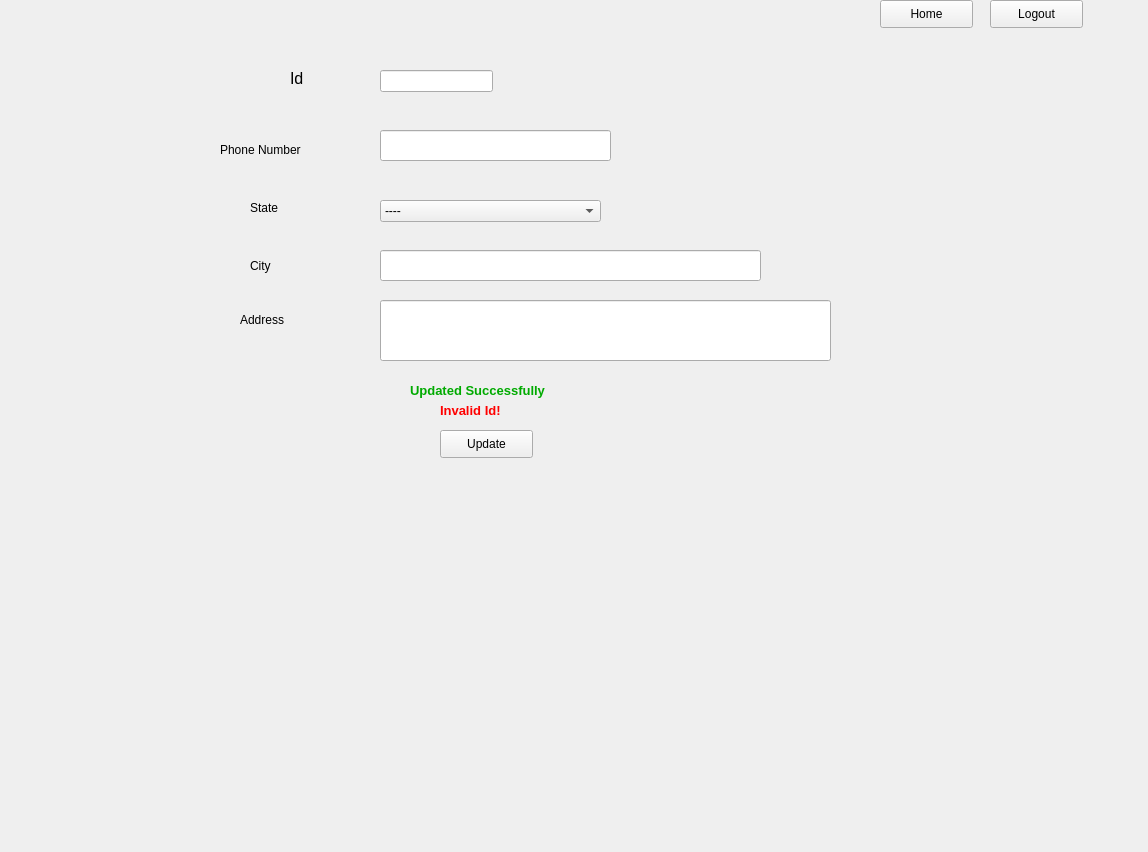
<?xml version="1.0" encoding="UTF-8"?>
<ui version="4.0">
 <class>Form</class>
 <widget class="QWidget" name="Form">
  <property name="geometry">
   <rect>
    <x>0</x>
    <y>0</y>
    <width>1148</width>
    <height>852</height>
   </rect>
  </property>
  <property name="windowTitle">
   <string>Form</string>
  </property>
  <widget class="QComboBox" name="StateComboBox">
   <property name="geometry">
    <rect>
     <x>380</x>
     <y>200</y>
     <width>221</width>
     <height>22</height>
    </rect>
   </property>
   <item>
    <property name="text">
     <string>----</string>
    </property>
   </item>
   <item>
    <property name="text">
     <string>National Capital Territory of Delhi</string>
    </property>
   </item>
   <item>
    <property name="text">
     <string>Andra Pradesh</string>
    </property>
   </item>
   <item>
    <property name="text">
     <string>Arunachal Pradesh</string>
    </property>
   </item>
   <item>
    <property name="text">
     <string>Assam</string>
    </property>
   </item>
   <item>
    <property name="text">
     <string>Bihar</string>
    </property>
   </item>
   <item>
    <property name="text">
     <string>Chattisgarh</string>
    </property>
   </item>
   <item>
    <property name="text">
     <string>Goa</string>
    </property>
   </item>
   <item>
    <property name="text">
     <string>Gujrat</string>
    </property>
   </item>
   <item>
    <property name="text">
     <string>Haryana</string>
    </property>
   </item>
   <item>
    <property name="text">
     <string>Himachal Pradesh</string>
    </property>
   </item>
   <item>
    <property name="text">
     <string>Jharkhand</string>
    </property>
   </item>
   <item>
    <property name="text">
     <string>Karnataka</string>
    </property>
   </item>
   <item>
    <property name="text">
     <string>Kerala</string>
    </property>
   </item>
   <item>
    <property name="text">
     <string>Madhya Pradesh</string>
    </property>
   </item>
   <item>
    <property name="text">
     <string>Maharashtra</string>
    </property>
   </item>
   <item>
    <property name="text">
     <string>Manipur</string>
    </property>
   </item>
   <item>
    <property name="text">
     <string>Meghalaya</string>
    </property>
   </item>
   <item>
    <property name="text">
     <string>Mizoram</string>
    </property>
   </item>
   <item>
    <property name="text">
     <string>Nagaland</string>
    </property>
   </item>
   <item>
    <property name="text">
     <string>Odisha</string>
    </property>
   </item>
   <item>
    <property name="text">
     <string>Punjab</string>
    </property>
   </item>
   <item>
    <property name="text">
     <string>Rajasthan</string>
    </property>
   </item>
   <item>
    <property name="text">
     <string>Sikkim</string>
    </property>
   </item>
   <item>
    <property name="text">
     <string>Tamil Nadu</string>
    </property>
   </item>
   <item>
    <property name="text">
     <string>Telangana</string>
    </property>
   </item>
   <item>
    <property name="text">
     <string>Tripura</string>
    </property>
   </item>
   <item>
    <property name="text">
     <string>Uttar Pradesh</string>
    </property>
   </item>
   <item>
    <property name="text">
     <string>Uttrakhand</string>
    </property>
   </item>
   <item>
    <property name="text">
     <string>West Bengal</string>
    </property>
   </item>
   <item>
    <property name="text">
     <string>Andaman &amp; Nicobar</string>
    </property>
   </item>
   <item>
    <property name="text">
     <string>Chandigarh</string>
    </property>
   </item>
   <item>
    <property name="text">
     <string>Dadra &amp; Nagar Haveli &amp; Daman &amp; Diu</string>
    </property>
   </item>
   <item>
    <property name="text">
     <string>Jammu &amp; Kashmir</string>
    </property>
   </item>
   <item>
    <property name="text">
     <string>Ladakh</string>
    </property>
   </item>
   <item>
    <property name="text">
     <string>Lakshadweep</string>
    </property>
   </item>
   <item>
    <property name="text">
     <string>Puducherry</string>
    </property>
   </item>
  </widget>
  <widget class="QLabel" name="AddressLabel">
   <property name="geometry">
    <rect>
     <x>240</x>
     <y>310</y>
     <width>81</width>
     <height>20</height>
    </rect>
   </property>
   <property name="styleSheet">
    <string notr="true">font: 12pt &quot;MS Shell Dlg 2&quot;;</string>
   </property>
   <property name="text">
    <string>Address</string>
   </property>
  </widget>
  <widget class="QLabel" name="CityLabel">
   <property name="geometry">
    <rect>
     <x>250</x>
     <y>250</y>
     <width>55</width>
     <height>31</height>
    </rect>
   </property>
   <property name="styleSheet">
    <string notr="true">font: 12pt &quot;MS Shell Dlg 2&quot;;</string>
   </property>
   <property name="text">
    <string>City</string>
   </property>
  </widget>
  <widget class="QLabel" name="StateLabel">
   <property name="geometry">
    <rect>
     <x>250</x>
     <y>200</y>
     <width>55</width>
     <height>16</height>
    </rect>
   </property>
   <property name="styleSheet">
    <string notr="true">font: 12pt &quot;MS Shell Dlg 2&quot;;</string>
   </property>
   <property name="text">
    <string>State</string>
   </property>
  </widget>
  <widget class="QLineEdit" name="AddressLineEdit">
   <property name="geometry">
    <rect>
     <x>380</x>
     <y>300</y>
     <width>451</width>
     <height>61</height>
    </rect>
   </property>
  </widget>
  <widget class="QLineEdit" name="CityLineEdit">
   <property name="geometry">
    <rect>
     <x>380</x>
     <y>250</y>
     <width>381</width>
     <height>31</height>
    </rect>
   </property>
  </widget>
  <widget class="QLabel" name="PhoneNumLabel">
   <property name="geometry">
    <rect>
     <x>220</x>
     <y>139</y>
     <width>141</width>
     <height>21</height>
    </rect>
   </property>
   <property name="styleSheet">
    <string notr="true">font: 12pt &quot;MS Shell Dlg 2&quot;;</string>
   </property>
   <property name="text">
    <string>Phone Number</string>
   </property>
  </widget>
  <widget class="QLineEdit" name="PhoneNumLineEdit">
   <property name="geometry">
    <rect>
     <x>380</x>
     <y>130</y>
     <width>231</width>
     <height>31</height>
    </rect>
   </property>
  </widget>
  <widget class="QPushButton" name="HomeButton">
   <property name="geometry">
    <rect>
     <x>880</x>
     <y>0</y>
     <width>93</width>
     <height>28</height>
    </rect>
   </property>
   <property name="text">
    <string>Home</string>
   </property>
  </widget>
  <widget class="QPushButton" name="LogOutButton">
   <property name="geometry">
    <rect>
     <x>990</x>
     <y>0</y>
     <width>93</width>
     <height>28</height>
    </rect>
   </property>
   <property name="text">
    <string>Logout</string>
   </property>
  </widget>
  <widget class="QLineEdit" name="IdLineEdit">
   <property name="geometry">
    <rect>
     <x>380</x>
     <y>70</y>
     <width>113</width>
     <height>22</height>
    </rect>
   </property>
  </widget>
  <widget class="QLabel" name="IdLabel">
   <property name="geometry">
    <rect>
     <x>290</x>
     <y>70</y>
     <width>55</width>
     <height>16</height>
    </rect>
   </property>
   <property name="font">
    <font>
     <pointsize>12</pointsize>
    </font>
   </property>
   <property name="text">
    <string>Id</string>
   </property>
  </widget>
  <widget class="QPushButton" name="UpdateButton">
   <property name="geometry">
    <rect>
     <x>440</x>
     <y>430</y>
     <width>93</width>
     <height>28</height>
    </rect>
   </property>
   <property name="text">
    <string>Update</string>
   </property>
  </widget>
  <widget class="QLabel" name="InvalidLabel">
   <property name="geometry">
    <rect>
     <x>440</x>
     <y>400</y>
     <width>101</width>
     <height>21</height>
    </rect>
   </property>
   <property name="font">
    <font>
     <pointsize>10</pointsize>
     <weight>75</weight>
     <bold>true</bold>
    </font>
   </property>
   <property name="styleSheet">
    <string notr="true">color:rgb(255, 0, 0)</string>
   </property>
   <property name="text">
    <string>Invalid Id!</string>
   </property>
  </widget>
  <widget class="QLabel" name="SuccessLabel">
   <property name="geometry">
    <rect>
     <x>410</x>
     <y>380</y>
     <width>201</width>
     <height>21</height>
    </rect>
   </property>
   <property name="font">
    <font>
     <pointsize>10</pointsize>
     <weight>75</weight>
     <bold>true</bold>
    </font>
   </property>
   <property name="styleSheet">
    <string notr="true">color:rgb(0, 170, 0)</string>
   </property>
   <property name="text">
    <string>Updated Successfully</string>
   </property>
  </widget>
 </widget>
 <resources/>
 <connections/>
</ui>
